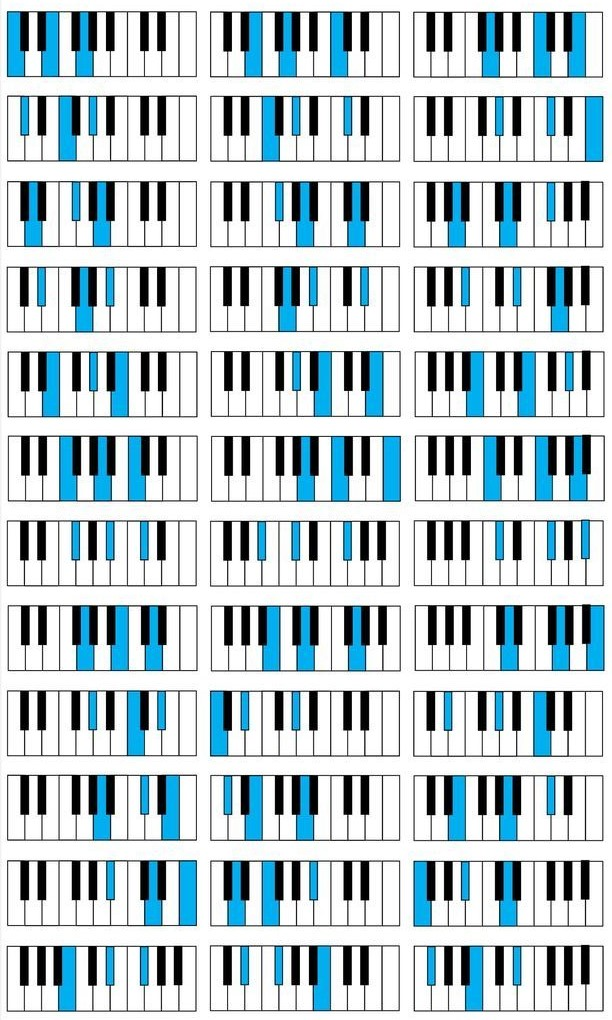
#> input picture pictures/major_chords-crop.jpg, 612 x 1020 px
$ python make_piano_chord_pictures.py
#> lines starting #> are read from the running program, lines starting #| are printed output that depends on the picture
from PIL import Image
import os

# Load the image
image_path = 'pictures/major_chords-crop.jpg'
image = Image.open(image_path)
#> image is the input picture: PIL image 612x1020 RGB; mean R, G, B 185.5, 202.1, 208.4

# Dimensions of the original image
width, height = image.size
#> width = 612; height = 1020

# Calculate the coordinates for cutting the image
# The image has 4 columns (Chord names + 3 inversions) and 12 rows (chord types)

# Dimensions of each chord box
columns = 3  # Root Position, 1st Inversion, 2nd Inversion
rows = 12    # Number of chords

# Define the width and height for each section
box_width = width // columns
#> box_width = 204
box_height = height // rows
#> box_height = 85

# Names of the chords in order
chord_names = [
   "C_Major", "C#_Db_Major", "D_Major", "D#_Eb_Major", "E_Major",
   "F_Major", "F#_Gb_Major", "G_Major", "G#_Ab_Major", "A_Major",
   "A#_Bb_Major", "B_Major"
]

# Corresponding positions
positions = ["Root_Position", "1st_Inversion", "2nd_Inversion"]

# Prepare output directory
output_dir = 'output/major_triads_chords'
os.makedirs(output_dir, exist_ok=True)

# Loop through each chord and inversion, and save the corresponding image segment
for row in range(rows):
   for col in range(columns):
      # Calculate box boundaries
      left = col * box_width
      upper = row * box_height
      right = left + box_width
      lower = upper + box_height

      # Crop the image
      cropped_image = image.crop((left, upper, right, lower))

      # Generate the filename
      chord_name = chord_names[row]
      position = positions[col]
      output_filename = f"{chord_name}_{position}.png"
      output_path = os.path.join(output_dir, output_filename)

      # Save the cropped image
      cropped_image.save(output_path)
#> this loop made 12 passes
#> pass 1, `cropped_image.save(output_path)`:
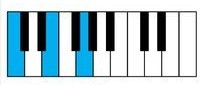
#> saved as C_Major_Root_Position.png: PIL image 204x85 RGB; mean R, G, B 172, 195.6, 204.6
#> pass 1, `cropped_image.save(output_path)`:
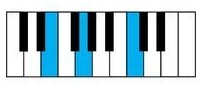
#> saved as C_Major_1st_Inversion.png: PIL image 204x85 RGB; mean R, G, B 172.1, 195.3, 204.2
#> pass 1, `cropped_image.save(output_path)`:
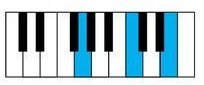
#> saved as C_Major_2nd_Inversion.png: PIL image 204x85 RGB; mean R, G, B 171.6, 195.2, 204
#> pass 2, `cropped_image.save(output_path)`:
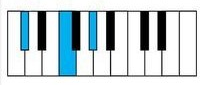
#> saved as C#_Db_Major_Root_Position.png: PIL image 204x85 RGB; mean R, G, B 194.5, 207.7, 212.4
#> after the loop:
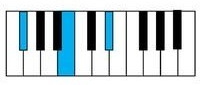
#> cropped_image: PIL image 204x85 RGB; mean R, G, B 190.3, 203.6, 208.4

$ run again, with pictures/major_chords.jpg copied over pictures/major_chords-crop.jpg
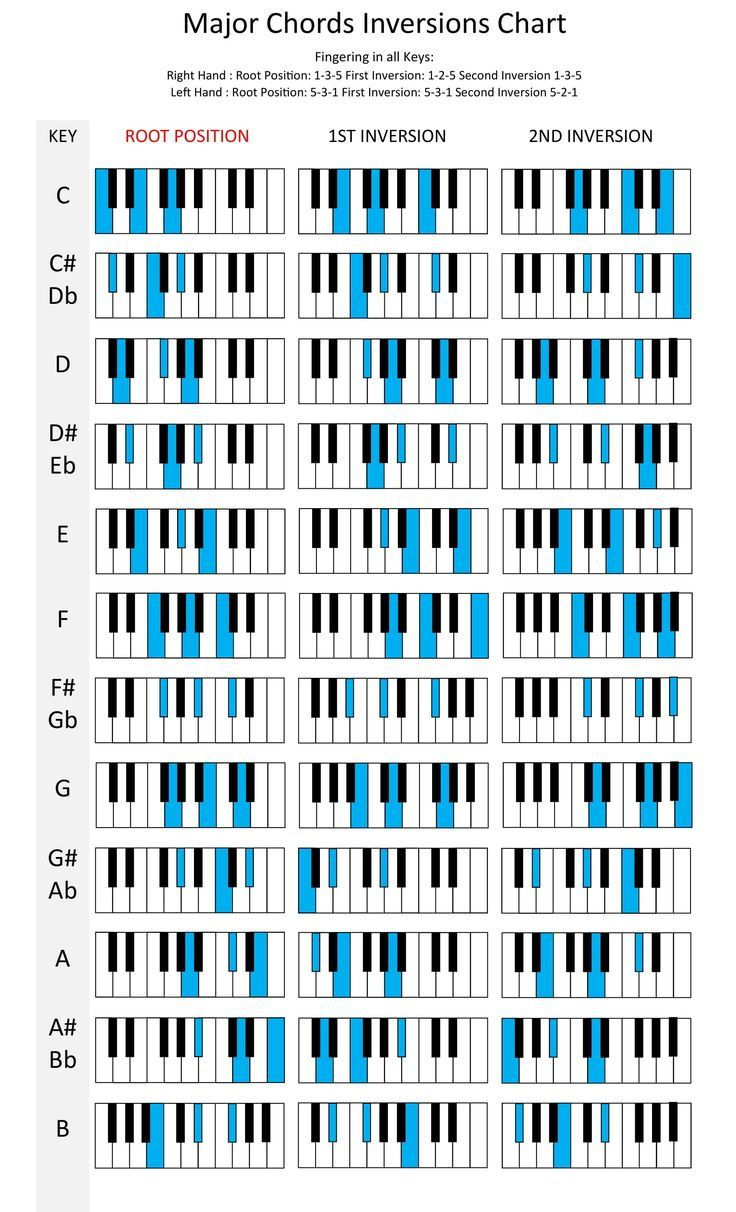
#> input picture pictures/major_chords.jpg, 736 x 1212 px
#> image is the input picture: PIL image 736x1212 RGB; mean R, G, B 203.2, 214.9, 219.3
#> the loop `for row in range(rows):` made 12 passes
#> pass 1, `cropped_image.save(output_path)`:
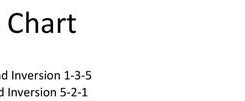
#> saved as C_Major_2nd_Inversion.png: PIL image 245x101 RGB; min 0, max 255, mean 246.2
#> after the loop `for row in range(rows):`:
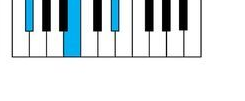
#> cropped_image: PIL image 245x101 RGB; mean R, G, B 218.1, 226.3, 229.4

$ run again, with pictures/minor_chords-crop.jpg copied over pictures/major_chords-crop.jpg
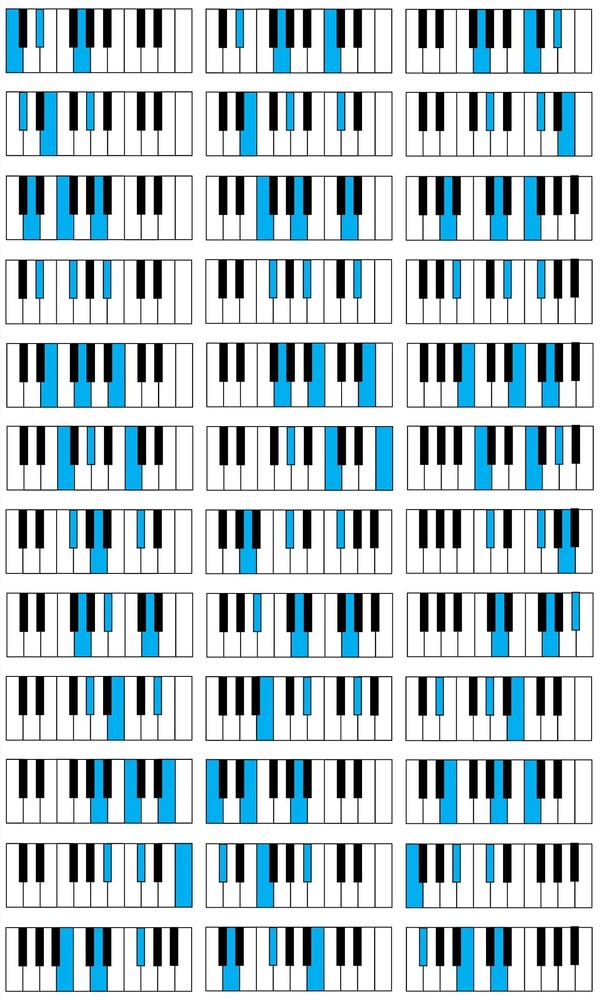
#> input picture pictures/minor_chords-crop.jpg, 601 x 1000 px, shrunk from 1411 x 2349 before the run
#> image is the input picture: PIL image 601x1000 RGB; mean R, G, B 185.4, 202.2, 208.7
#> the loop `for row in range(rows):` made 12 passes
#> pass 1, `cropped_image.save(output_path)`:
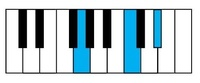
#> saved as C_Major_2nd_Inversion.png: PIL image 200x83 RGB; mean R, G, B 184, 201.8, 208.6
#> after the loop `for row in range(rows):`:
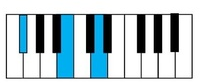
#> cropped_image: PIL image 200x83 RGB; mean R, G, B 179.4, 197.7, 204.8
